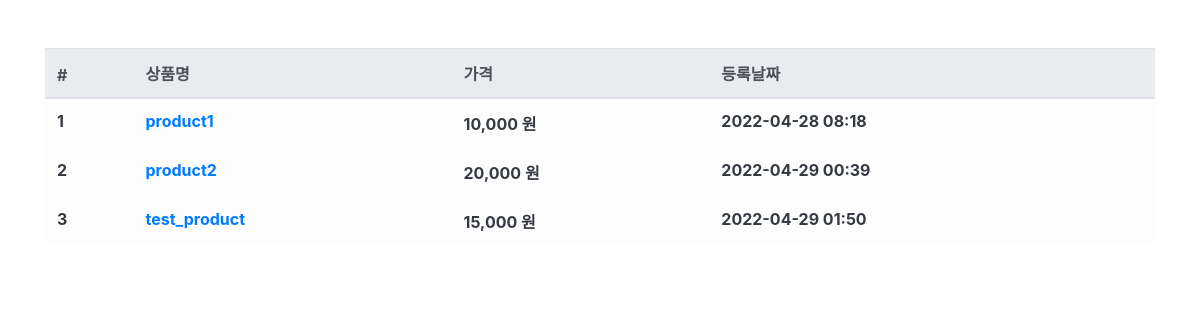
Before: /product/ with the older database file.
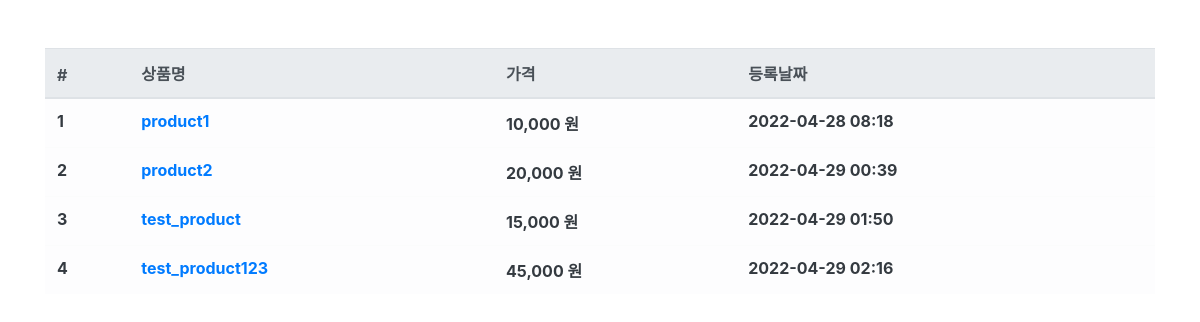
After: the same page with the newer database file.
### product/models.py (models this page shows, shortened)
class Product(models.Model):
    name = models.CharField(max_length=256, verbose_name='상품명')
    price = models.IntegerField(verbose_name='상품가격')
    description = models.TextField(verbose_name='상품설명') # textfield는 글자 수 제한이 없다.
    stock = models.IntegerField(verbose_name='재고')
    register_date = models.DateTimeField(auto_now_add=True, verbose_name='등록날짜')
    class Meta:
        db_table = 'fastcampus_product'
        verbose_name = '상품'
        verbose_name_plural = '상품'

### product/views.py (the view)
# urls.py: path('product/',ProductList.as_view()),
class ProductList(ListView):
    model = Product
    template_name = 'product.html'
    context_object_name = 'product_list'

### product/templates/product.html
{% extends "base.html" %}
{% load humanize %}
{% block contents %}
<div class="row mt-5">
  <div class="col-12">
    <table class="table table-light">
      <thead class="thead-light">
        <tr>
          <th scope="col">#</th>
          <th scope="col">상품명</th>
          <th scope="col">가격</th>
          <th scope="col">등록날짜</th>
        </tr>
      </thead>
      <tbody class="text-dark">
        {% for product in product_list %}
        <tr>
          <th scope="row">{{ product.id }}</th>
          <th><a href="/product/{{ product.id }}/"> {{ product.name }}</th></a>
          <th>{{ product.price|intcomma }} 원</th>
          <th>{{ product.register_date|date:'Y-m-d H:i' }}</th>
        </tr>
        {% endfor%}
      </tbody>
    </table>
  </div>
{% endblock %}

Changed rows visible on the page:
added Product: id "4", name "test_product123", price "45,000", register_date "2022-04-29 02:16"
